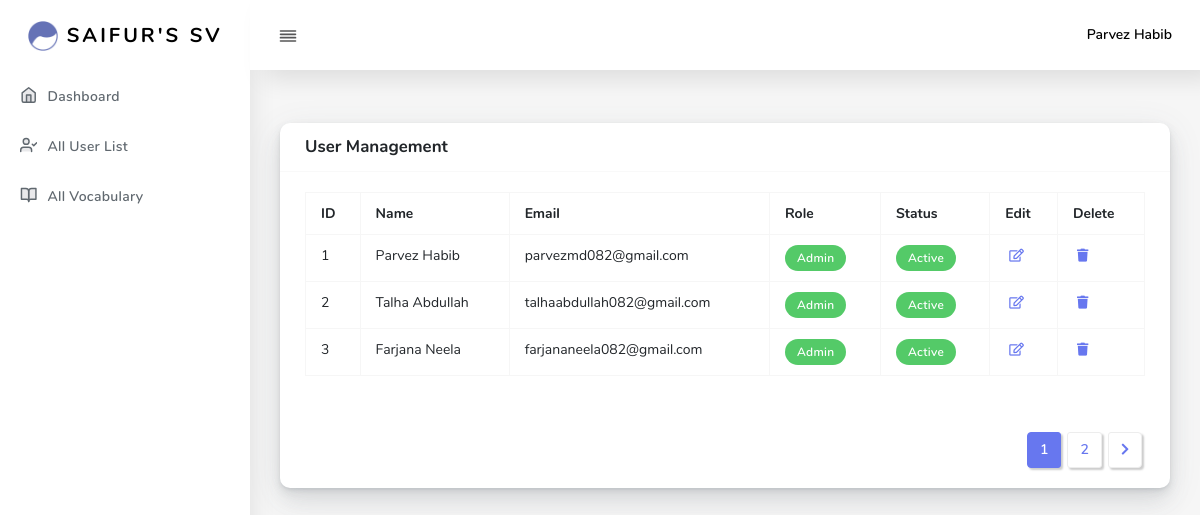
The page /admin/users.php (signed in) on the database its author committed.
### tables this page shows
CREATE TABLE `users` (
  `userId` int(11) NOT NULL,
  `name` varchar(256) NOT NULL,
  `email` varchar(256) NOT NULL,
  `password` varchar(256) NOT NULL,
  `role` int(11) NOT NULL,
  `status` int(11) NOT NULL DEFAULT 1 COMMENT '1 = Active, 0 = Inactive'
);

### admin/users.php (the view, shortened to what this page needs)
<?php
include"layouts/header.php";
include"layouts/sidebar.php";
include"../inc/db.php";
?>
<div class="main-content">
  <section class="section">
    <div class="row ">
      <div class="col-12 col-md-12 col-lg-12">
        <div class="card">
          <div class="card-header">
            <h4>User Management</h4>
          </div>
          <div class="card-body">
            <div class="table-responsive">
              <table class="table table-bordered table-md">
                <tbody>
                  <tr>
                    <th>ID</th>
                    <th>Name</th>
                    <th>Email</th>
                    <th>Role</th>
                    <th>Status</th>
                    <th>Edit</th>
                    <th>Delete</th>
                  </tr>
              <?php
                $limit = 3;
                if (isset($_GET['page'])) {
                  $page = $_GET['page'];
                }else{
                  $page = 1;
                }
                $offset = ($page-1)*$limit;
                $readUser = "SELECT * FROM users ORDER BY userId ASC LIMIT {$offset},{$limit}";
                $readUserResult = mysqli_query($conn,$readUser) or die("All User Query Failed - Check users.php in Admin");
                if (mysqli_num_rows($readUserResult)>0) {
                  $serial = $offset+1;
                  while ($user = mysqli_fetch_assoc($readUserResult)) {?>
                  <tr>
                    <td><?php echo $serial; ?></td>
                    <td><?php echo $user['name']; ?></td>
                    <td><?php echo $user['email']; ?></td>
                    <td>
                      <div class="badge badge-success">
                        <?php
                          if ($user['role']==4) {?>
                            <?php echo "User"; ?>
                          <?php }else{?>
                          <?php echo "Admin"; ?>
                          <?php }
                        ?>
                        </div>
                    </td>
                    <td>
                      <div class="badge badge-success">
                        <?php
                          if ($user['status']==1) {?>
                            <?php echo "Active"; ?>
                          <?php }else{?>
                          <?php echo "Pending"; ?>
                          <?php }
                        ?>
                      </div>
                    </td>
                    <td>
                      <a href="update-user.php?edit=<?php echo $user['userId']; ?>">
                        <i class="far fa-edit"></i>
                      </a>
                    </td>
                    <td>
                      <a href="delete-user.php?delete=<?php echo $user['userId']; ?>">
                        <i class="fas fa-trash"></i>
                      </a>
                    </td>
                  </tr>
                  <?php
                    $serial++;
                  }
                }else{
                   echo "<p>No Data Found!</p>";
                }
              ?>
              </tbody>
            </table>
            </div>
          </div>
          <div class="card-footer text-right">
            <nav class="d-inline-block">
              <?php
               $paginationQuery = "SELECT * FROM users";
               $paginationQResult = mysqli_query($conn,$paginationQuery) or die("Pagination Query Failed In users.php");
               if (mysqli_num_rows($paginationQResult)>0) {
                $totalRecords = mysqli_num_rows($paginationQResult);
                $totalPages = ceil($totalRecords/$limit);
                echo '<ul class="pagination mb-0">';
                if ($page > 1) {?>
                <?php }
                for ($i=1; $i <= $totalPages ; $i++) {
                  if ($i==$page) {?>
                    <li class="page-item active">
                      <a class="page-link" href="users.php?page=<?php echo $i; ?>"><?php echo $i; ?></a>
                    </li>
                  <?php }else{?>
                    <li class="page-item">
                      <a class="page-link" href="users.php?page=<?php echo $i; ?>"><?php echo $i; ?></a>
                    </li>
                  <?php }
                }
                if ($totalPages > $page) {?>
                <li class="page-item">
                  <a class="page-link" href="users.php?page=<?php echo $page+1; ?>">
                    <i class="fas fa-chevron-right"></i>
                  </a>
                </li>
                <?php }
                echo '</ul>';
               }
              ?>
            </nav>
          </div>
        </div>
      </div>
    </div>
  </section>
</div>
<?php include"layouts/footer.php"; ?>

### rows shown on the page
users: name "Parvez Habib", email "parvezmd082@gmail.com", role "Admin", status "Active"
users: name "Talha Abdullah", email "talhaabdullah082@gmail.com", role "Admin", status "Active"
users: name "Farjana Neela", email "farjananeela082@gmail.com", role "Admin", status "Active"

### other values the page prints
$_SESSION['name'] "Parvez Habib"
